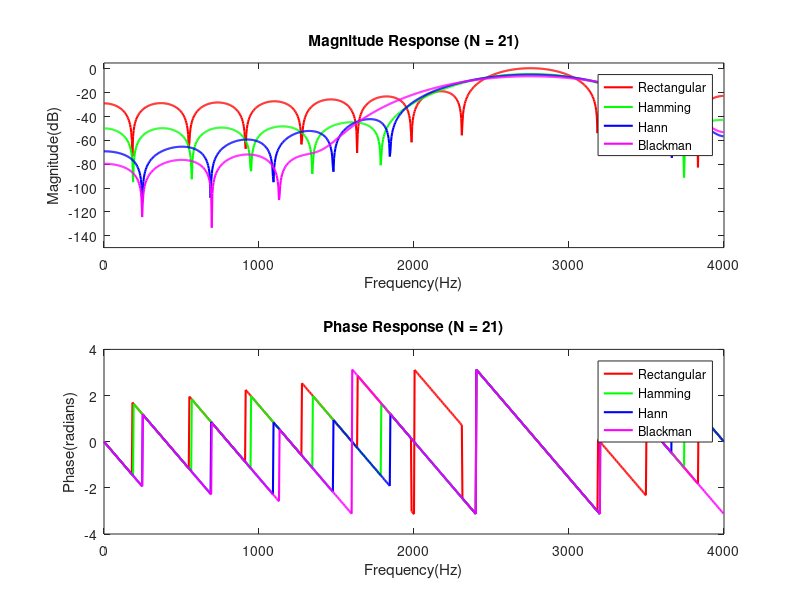

Write MATLAB code to recreate this figure. (Note: this script raises an error after producing the figure.)
% FIR band-pass filter of length 21 and 41
clear;
clc;
% sampling frequency
fs = 8e3;
% lower cutoff frequency
fl = 2.5e3;
% upper cutoff frequency
fh = 3e3;
% normalized lower cutoff frequency
wl = 2*pi*(fh/fs);
% normalized upper cutoff frequency
wh = 2*pi*(fl/fs);
% filter length
N=21;
% N = input('Enter filter length: ');
% filter order
M = N-1;
n=0:M;
% ideal sinc function for band-pass filter
hd_low = (wl/pi)*sinc((wl/pi)*(n-M/2));
hd_high = (wh/pi)*sinc((wh/pi)*(n-M/2));
% bandpass impulse response(difference of LPFs)
hd = hd_high - hd_low;

% window functions
% rectangular window
w_rect = ones(1,N);
% hamming Window
w_hamming = 0.54-0.46*cos(2*pi*(n/M));
% hann Window
w_hann = 0.5-0.5*cos(2*pi*(n/M));  
% Blackman window
w_blackman = 0.42-0.5*cos(2*pi*(n/M)) + 0.08*cos(4*pi*(n/M));

% apply windows
h_rect = hd.*w_rect;
h_hamming = hd.*w_hamming;
h_hann = hd.*w_hann;
h_blackman = hd.*w_blackman;

% compute frequency response
[H_rect,w] = freqz(h_rect,1,1024,fs);
[H_hamming,~] = freqz(h_hamming,1,1024,fs);
[H_hann,~] = freqz(h_hann,1,1024,fs);
[H_blackman,~] = freqz(h_blackman,1,1024,fs);

% plot all magnitude responses
figure;
subplot(2,1,1);
plot(w,20*log10(abs(H_rect)), 'r', 'LineWidth',1.5);
hold on;
plot(w,20*log10(abs(H_hamming)), 'g', 'LineWidth',1.5);
plot(w,20*log10(abs(H_hann)), 'b', 'LineWidth',1.5);
plot(w,20*log10(abs(H_blackman)), 'm', 'LineWidth',1.5);
xlabel('Frequency(Hz)');
ylabel('Magnitude(dB)');
ylim([-150 5]);
title(['Magnitude Response (N = ',num2str(N),')']);
legend('Rectangular','Hamming','Hann','Blackman');

% plot all phase resonses
subplot(2,1,2);
plot(w,angle(H_rect), 'r', 'LineWidth',1.5);
hold on;
plot(w,angle(H_hamming), 'g', 'LineWidth',1.5);
plot(w,angle(H_hann), 'b', 'LineWidth',1.5);
plot(w,angle(H_blackman), 'm', 'LineWidth',1.5);
xlabel('Frequency(Hz)');
ylabel('Phase(radians)');
title(['Phase Response (N = ',num2str(N),')']);
legend('Rectangular','Hamming','Hann','Blackman');
hold off;

sgtitle("FIR Band-pass filter design using Window method");
